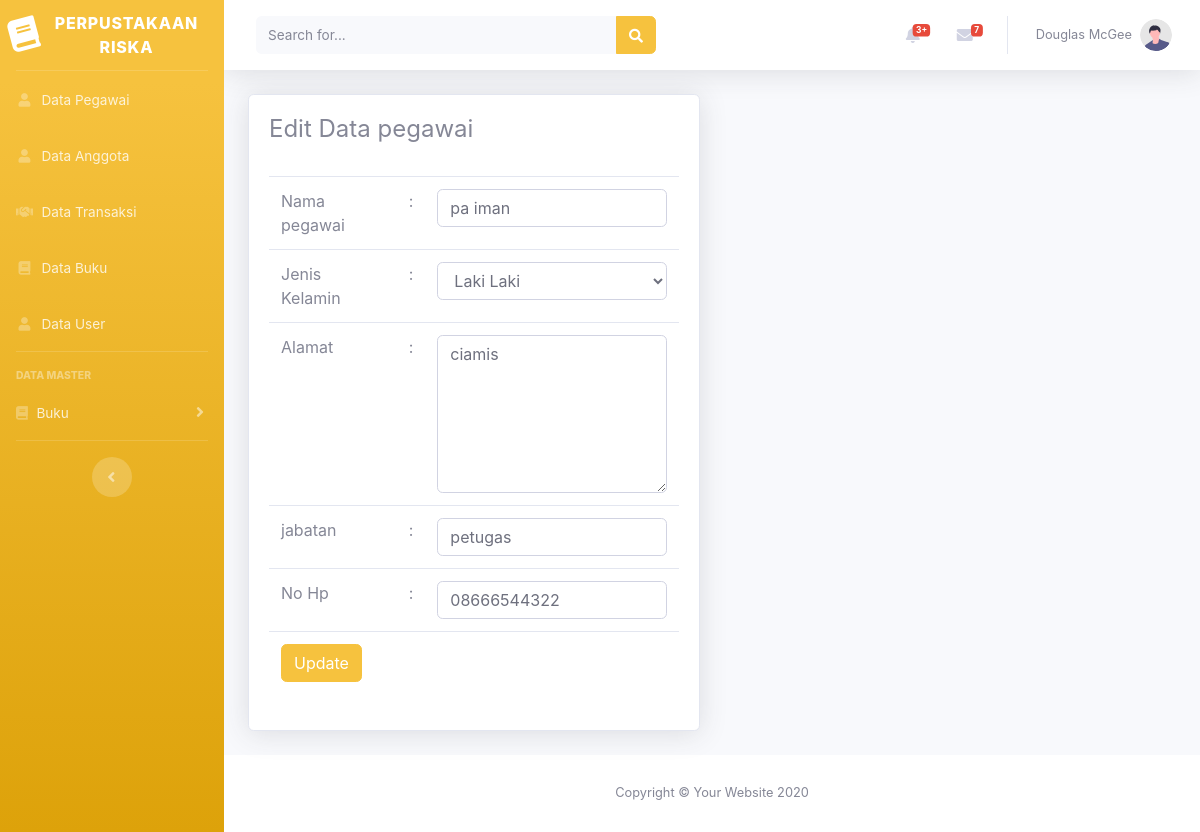
Screenshot of /perpustakaan_riska/beranda.php?page=pegawai&aksi=edit&id=1 with the database file from the repository.
### tables this page shows
CREATE TABLE `tabel_pegawai` (
  `id_pegawai` int(5) NOT NULL,
  `nama_pegawai` varchar(50) NOT NULL,
  `jenis_kelamin` enum('l','p') NOT NULL,
  `alamat` text NOT NULL,
  `no_hp` varchar(20) NOT NULL,
  `jabatan` varchar(30) NOT NULL
);

### perpustakaan_riska/views/pegawai/editpegawai.php (the view, shortened to what this page needs)
<?php
    @$id = $_GET['id'];
    $sql    = "select * from tabel_pegawai where id_pegawai=$id";
    $show   = $db->query($sql);
    $hasil  = mysqli_fetch_assoc($show);
    $jk = $hasil['jenis_kelamin'];
?>
<div class="container-fluid">
    <div class="row">
        <div class="col-lg-6">
            <div class="card shadow mb-4">
                <div class="card-body">
                    <div class="table-responsive">
                        <h4>Edit Data pegawai</h4>
                        <br>
                        <form action="model/pegawai/prosesupdatepegawai.php" method="POST">
                            <table class="table">
                                <tr>
                                    <td>Nama pegawai</td>
                                    <td>:</td>
                                    <td><input type="text" class="form-control" name="nama_pegawai" id="nama_pegawai"
                                            value="<?php echo $hasil['nama_pegawai']?>"></td>
                                </tr>
                                <tr>
                                    <td>Jenis Kelamin</td>
                                    <td>:</td>
                                    <td>
                                        <select class="form-control" name="jenis_kelamin" id="jenis_kelamin">
                                            <option value="l" <?php if($jk=='l'){ echo"selected"; } ?>>Laki Laki
                                            </option>
                                        </select>
                                    </td>
                                </tr>
                                <tr>
                                    <td>Alamat</td>
                                    <td>:</td>
                                    <td><textarea class="form-control" name="alamat" id="alamat" cols="10"
                                            rows="6"><?php echo  $hasil['alamat']?></textarea></td>
                                </tr>
                                <tr>
                                    <td>jabatan</td>
                                    <td>:</td>
                                    <td><input type="text" class="form-control" name="jabatan" id="jabatan"
                                            value="<?php echo $hasil['jabatan']?>"></td>
                                </tr>
                                <tr>
                                    <td>No Hp</td>
                                    <td>:</td>
                                    <td><input type="text" class="form-control" name="no_hp" id="no_hp"
                                            value="<?php echo $hasil['no_hp']?>"></td>
                                </tr>
                                <tr>
                                    <td colspan="3">
                                        <input type="submit" class="btn btn-warning" value="Update">
                                    </td>
                                </tr>
                            </table>
                        </form>
                    </div>
                </div>
            </div>
        </div>
    </div>
</div>

### rows the page displays
tabel_pegawai: nama_pegawai "pa iman", jenis_kelamin "Laki Laki", alamat "ciamis", jabatan "petugas", no_hp "08666544322"
